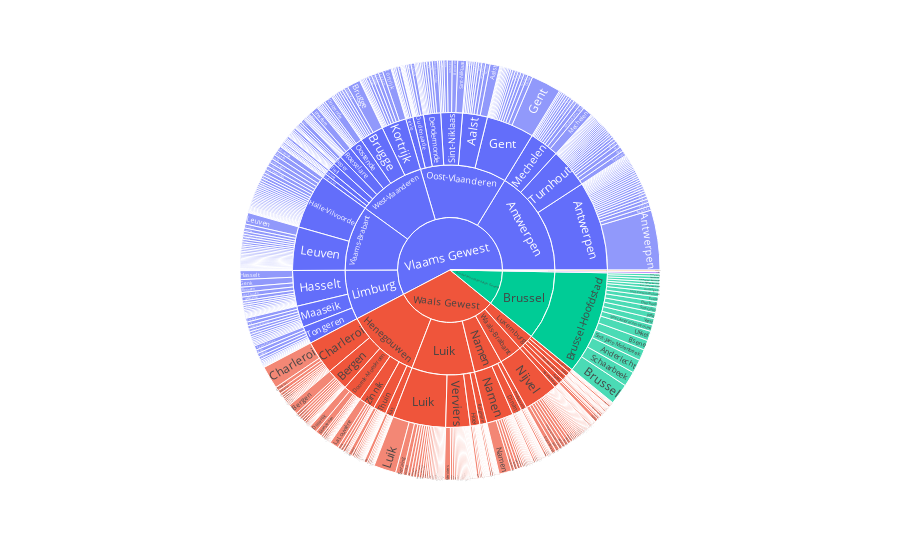

The code cell stored with this chart in its notebook:
### Code cell
# use plotly for sunburst
import plotly.express as px

fig = px.sunburst(df, path=['region_NL', 'province_NL', 'arrondissement_NL', 'municipality_NL'], values='inhabitants')
fig.show()

### Figure 1 — Plotly figure (JSON) as saved in the notebook; plotly's stock layout.template omitted (floating-point values rounded to 4 significant figures; data arrays with more than 128 entries replaced by an {"elided": "..."} marker saying what was removed)
{"data": [{"branchvalues": "total", "domain": {"x": [0, 1], "y": [0, 1]}, "hovertemplate": "labels=%{label}<br>inhabitants=%{value}<br>parent=%{parent}<br>id=%{id}<extra></extra>", "ids": {"elided": "643 str values"}, "labels": {"elided": "643 str values"}, "name": "", "parents": {"elided": "643 str values"}, "type": "sunburst", "values": {"elided": "643 int values"}}], "layout": {"autosize": true, "legend": {"tracegroupgap": 0}, "margin": {"t": 60}}}
